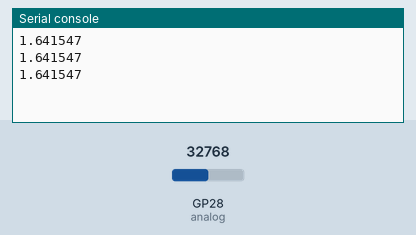
A program run on a simulated Raspberry Pi Pico running MicroPython. Parts: the last lines printed to the serial console. The inputs (shaded band) are chosen by the test bench; at power-on: GP28 (analog) = 32768 (analog values on the 0–65535 scale).

Above: at 1.2 s.
1.3 s: GP28 (analog) set to 45874
At 1.9 s:
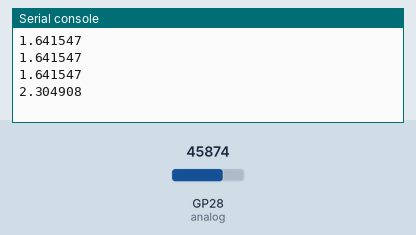
2.8 s: GP28 (analog) set to 57670
At 3.4 s:
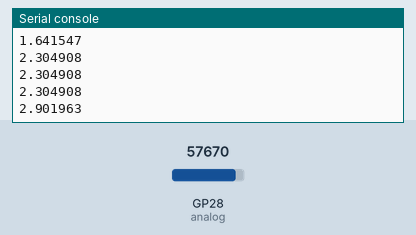
Timing chart, 0 to 5.8 s (numbered marks = the images above; inputs shaded):
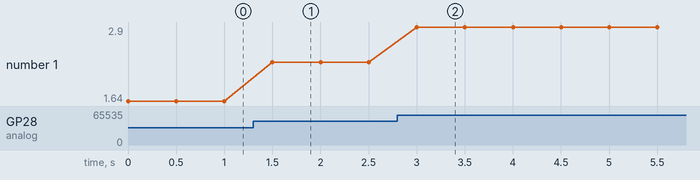

Measured:
- after the input at 1.3 s, the serial console: prints a new line after 0.20 s (image 1)
- after the input at 2.8 s, the serial console: prints a new line after 0.20 s (image 2)
- plotted number 1: 1.64 → 2.3 after the input at 1.3 s, 2.3 → 2.9 after the input at 2.8 s

The program:

analog_meter.py
```python
from machine import ADC, Pin
from utime import sleep

analog = ADC(28) # Analog pins available are 26, 27, 28

def volts_from_reading(reading):
    min_reading = 336
    max_reading = 65534
    reading_span = max_reading - min_reading
    volts_per_reading = 3.3 /reading_span
    volts = (reading - min_reading) * volts_per_reading
    return volts

while True:
    reading = analog.read_u16()
    print(volts_from_reading(reading))
    sleep(0.5)
    
```
